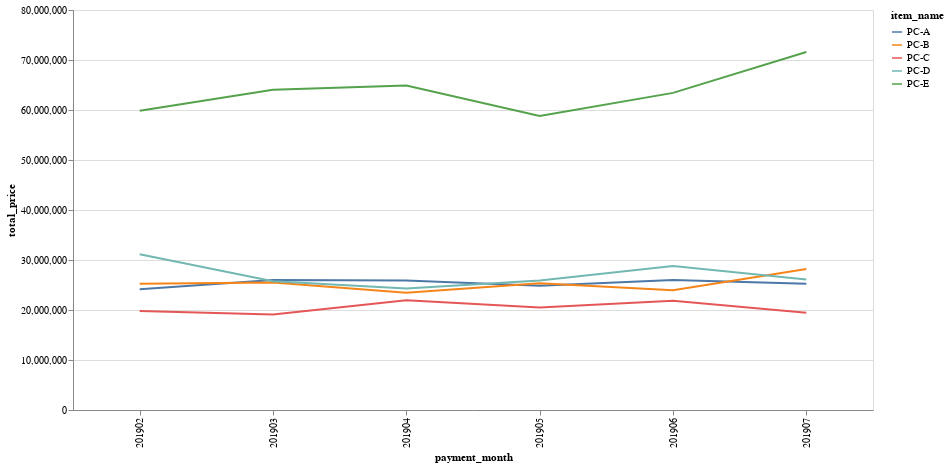

Write notebook code for a chart like this one.
### Code cell
import altair as alt
alt.Chart(grouped.execute()).mark_line().encode(
    x='payment_month',
    y='total_price',
    color='item_name').properties(width=800, height=400)

### Figure 1 — Vega-Lite specification as saved in the notebook (floating-point values rounded to 4 significant figures)
{"config": {"view": {"continuousWidth": 300, "continuousHeight": 300}}, "data": {"name": "data-89ff6d58ec6de35a5085dd66ffbc29e7"}, "mark": {"type": "line"}, "encoding": {"color": {"field": "item_name", "type": "nominal"}, "x": {"field": "payment_month", "type": "nominal"}, "y": {"field": "total_price", "type": "quantitative"}}, "height": 400, "width": 800, "$schema": "https://vega.github.io/schema/vega-lite/v5.17.0.json", "datasets": {"data-89ff6d58ec6de35a5085dd66ffbc29e7": [{"payment_month": "201902", "item_name": "PC-C", "total_price": 19800000}, {"payment_month": "201902", "item_name": "PC-A", "total_price": 24150000}, {"payment_month": "201902", "item_name": "PC-B", "total_price": 25245000}, {"payment_month": "201902", "item_name": "PC-D", "total_price": 31140000}, {"payment_month": "201902", "item_name": "PC-E", "total_price": 59850000}, {"payment_month": "201903", "item_name": "PC-C", "total_price": 19080000}, {"payment_month": "201903", "item_name": "PC-B", "total_price": 25500000}, {"payment_month": "201903", "item_name": "PC-D", "total_price": 25740000}, {"payment_month": "201903", "item_name": "PC-A", "total_price": 26000000}, {"payment_month": "201903", "item_name": "PC-E", "total_price": 64050000}, {"payment_month": "201904", "item_name": "PC-C", "total_price": 21960000}, {"payment_month": "201904", "item_name": "PC-B", "total_price": 23460000}, {"payment_month": "201904", "item_name": "PC-D", "total_price": 24300000}, {"payment_month": "201904", "item_name": "PC-A", "total_price": 25900000}, {"payment_month": "201904", "item_name": "PC-E", "total_price": 64890000}, {"payment_month": "201905", "item_name": "PC-C", "total_price": 20520000}, {"payment_month": "201905", "item_name": "PC-A", "total_price": 24850000}, {"payment_month": "201905", "item_name": "PC-B", "total_price": 25330000}, {"payment_month": "201905", "item_name": "PC-D", "total_price": 25920000}, {"payment_month": "201905", "item_name": "PC-E", "total_price": 58800000}, {"payment_month": "201906", "item_name": "PC-C", "total_price": 21840000}, {"payment_month": "201906", "item_name": "PC-B", "total_price": 23970000}, {"payment_month": "201906", "item_name": "PC-A", "total_price": 26000000}, {"payment_month": "201906", "item_name": "PC-D", "total_price": 28800000}, {"payment_month": "201906", "item_name": "PC-E", "total_price": 63420000}, {"payment_month": "201907", "item_name": "PC-C", "total_price": 19440000}, {"payment_month": "201907", "item_name": "PC-A", "total_price": 25250000}, {"payment_month": "201907", "item_name": "PC-D", "total_price": 26100000}, {"payment_month": "201907", "item_name": "PC-B", "total_price": 28220000}, {"payment_month": "201907", "item_name": "PC-E", "total_price": 71610000}]}}
